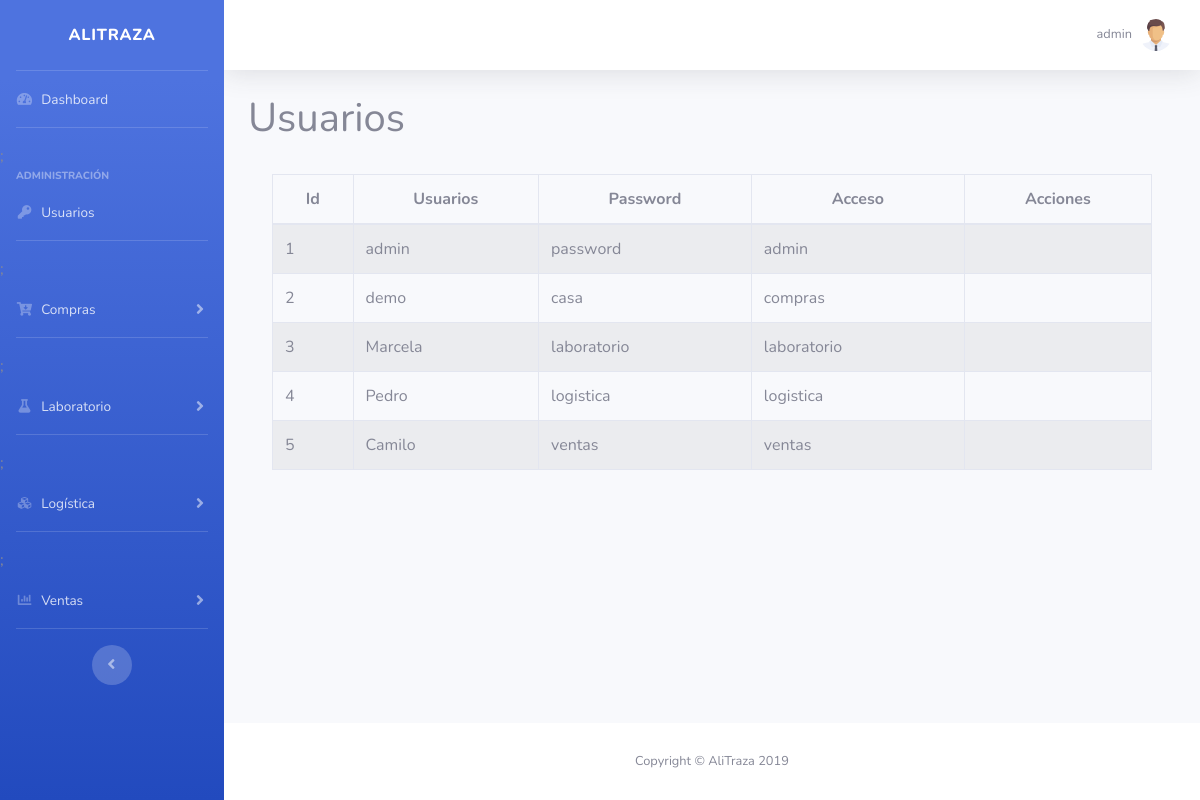
The app's page /dashboard/usuarios.php (signed in) with its own data.
### tables this page shows
CREATE TABLE `usuarios` (
  `id` int(11) NOT NULL,
  `usuario` varchar(25) NOT NULL,
  `password` varchar(50) NOT NULL,
  `tipo` varchar(30) NOT NULL
);

### dashboard/usuarios.php (the view, shortened to what this page needs)
<?php require_once "vistas/parte_superior.php"?>
<div class="container">
    <h1>Usuarios</h1>
    <?php
        $objeto = new Conexion();
        $conexion = $objeto->Conectar();
        $consulta = "SELECT * FROM usuarios";
        $resultado = $conexion->prepare($consulta);
        $resultado->execute();
        $data=$resultado->fetchAll(PDO::FETCH_ASSOC);
    ?>
    <br>
    <div class="container">
        <div class="row">
            <div class="col-lg-12">
                <div class="table-responsive">
                    <table id="tablaUsuarios" class="table table-striped table-bordered table-condensed" style="width:100%">
                        <thead class="text-center">
                            <tr>
                                <th>Id</th>
                                <th>Usuarios</th>
                                <th>Password</th>
                                <th>Acceso</th>
                                <th>Acciones</th>
                            </tr>
                        </thead>
                        <tbody>
                            <?php
                                foreach($data as $dat) {
                            ?>
                            <tr>
                                <td><?php echo $dat['id'] ?></td>
                                <td><?php echo $dat['usuario'] ?></td>
                                <td><?php echo $dat['password'] ?></td>
                                <td><?php echo $dat['tipo'] ?></td>
                                <td></td>
                            </tr>
                            <?php
                                }
                            ?>
                        </tbody>
                    </table>
                </div>
            </div>
        </div>
    </div>
</div>
<?php require_once "vistas/parte_inferior.php"?>

### records on screen
usuarios: id "1", usuario "admin", password "password", tipo "admin"
usuarios: id "2", usuario "demo", password "casa", tipo "compras"
usuarios: id "3", usuario "Marcela", password "laboratorio", tipo "laboratorio"
usuarios: id "4", usuario "Pedro", password "logistica", tipo "logistica"
usuarios: id "5", usuario "Camilo", password "ventas", tipo "ventas"

### other values on screen
$_SESSION["s_usuario"] "admin"
